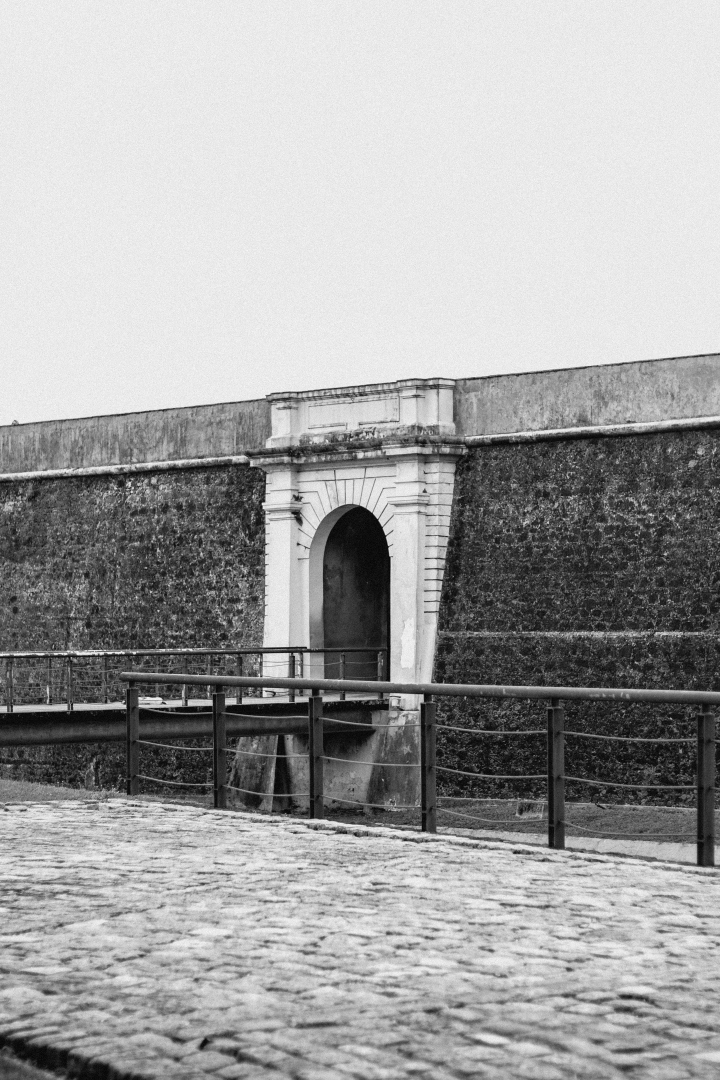
#> input picture social/pt/art/belem-m.jpg, 2160 x 3240 px, given in place of hallway.jpg, which was not available (shown at 1/3 size)
$ python treat.py
#> lines starting #> are read from the running program, lines starting #| are printed output that depends on the picture; after the words box and inside, x2 and y2 are one past the last pixel; in counts of white or black regions, pixels touching at a corner belong together
# Treats Unsplash photos for the PT channel: mono + contrast + grain; cafe cup recoloured to brand green.
import numpy as np, sys
from PIL import Image, ImageFilter
D='/home/user/sandbox/social/pt/art/'
rng=np.random.default_rng(3)
def mono(a,gamma=1.0,lift=0):
    g=(0.3*a[...,0]+0.59*a[...,1]+0.11*a[...,2])/255.
    g=np.clip((g**gamma)*(1-lift)+lift,0,1); return g
def grain(g,s=.05): return np.clip(g+rng.normal(0,s,g.shape),0,1)
def save(g,name,tint=(0,0,0)):
    rgb=np.stack([g,g,g],-1)*255; Image.fromarray(rgb.astype('uint8')).save(D+name,quality=92)
for n,gam in [('hallway',1.25),('tram',1.15),('walker',1.2)]:
    a=np.asarray(Image.open(D+n+'.jpg').convert('RGB')).astype(float)
    save(grain(mono(a,gam),.045),n+'-t.jpg')
#> pass 2 of the loop `for n,gam in [('hallway',1.25),('tram',1.15),('walker',1.2)]:`:
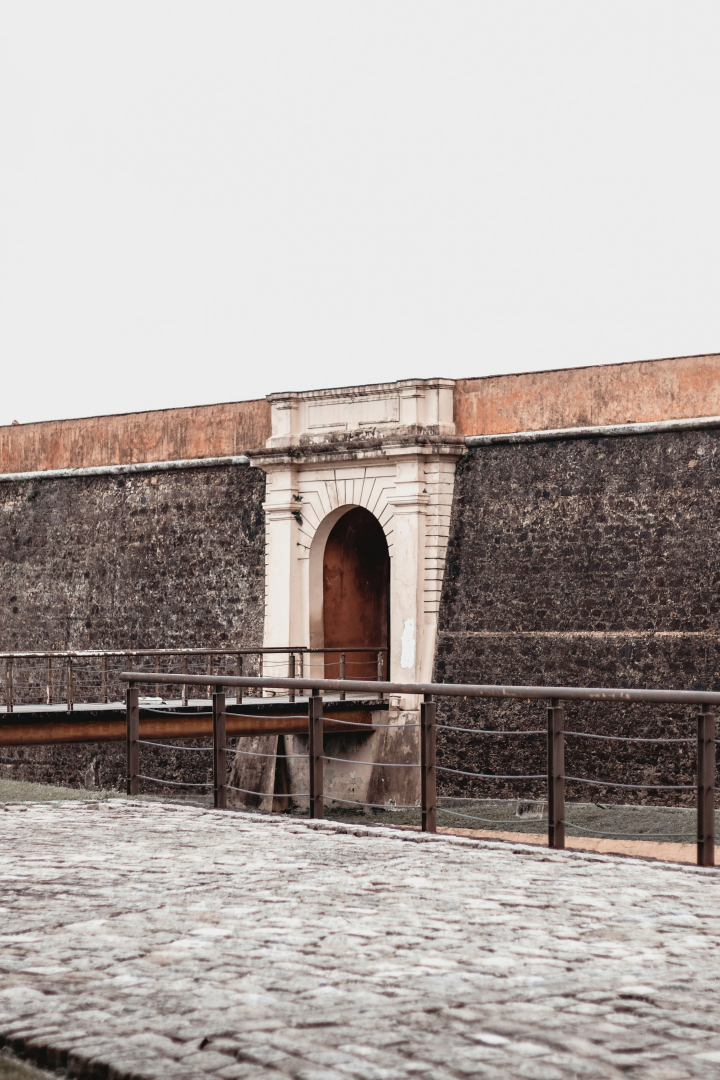
#> input picture social/pt/art/belem.jpg, 2160 x 3240 px, given in place of tram.jpg, which was not available (shown at 1/3 size)
#> in mono (call 2), `g=(0.3*a[...,0]+0.59*a[...,1]+0.11*a[...,2])/255.`:
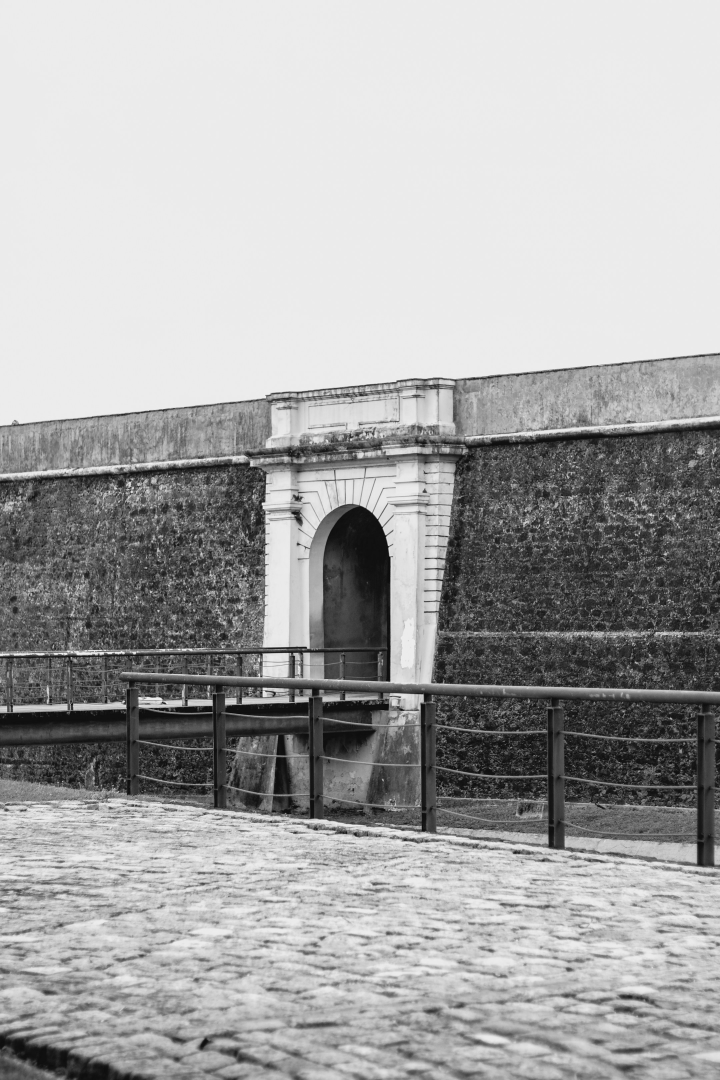
#> g: shape (3240, 2160) float64 (shown at 1/3 size); min 0, max 0.984, mean 0.66
# cafe: mono everywhere, cup (teal hue) -> lime green
im=Image.open(D+'cafe.jpg').convert('RGB'); a=np.asarray(im).astype(float)
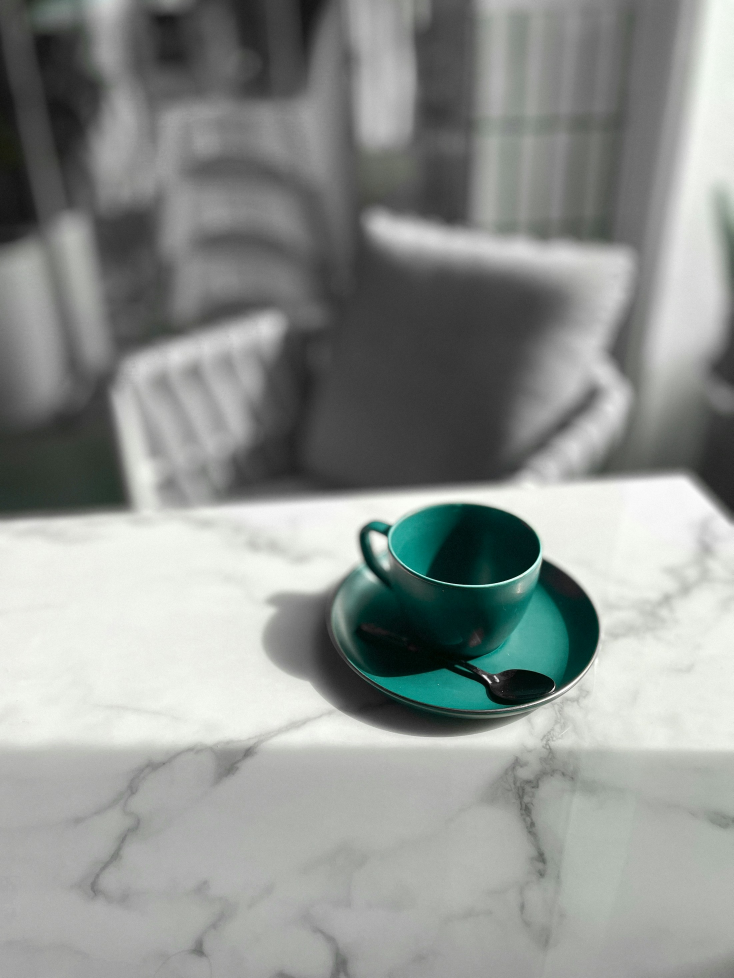
#> input picture social/pt/art/cafe.jpg, 2200 x 2933 px, found by its file name (shown at 1/3 size)
#> further down, im is the input picture: PIL image 2200x2933 RGB; mean R, G, B 142.4, 146.6, 143.6
hsv=np.asarray(im.convert('HSV')).astype(float)
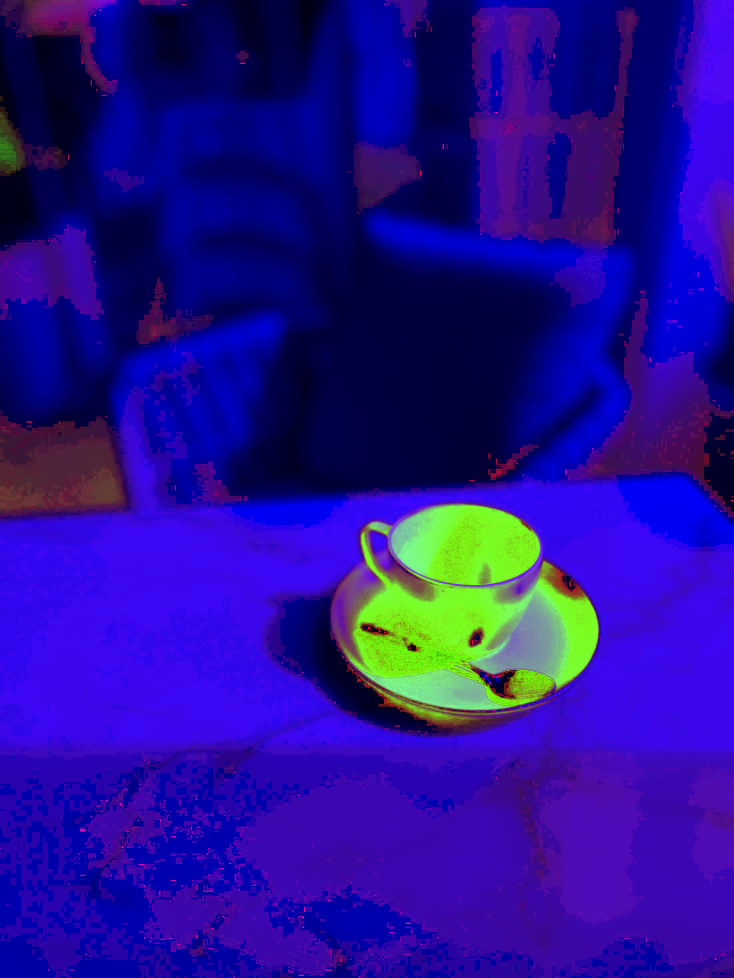
#> hsv: shape (2933, 2200, 3) float64 (shown at 1/3 size); mean R, G, B 36.7, 15.4, 146.6
h,s,v=hsv[...,0]*360/255,hsv[...,1]/255,hsv[...,2]/255
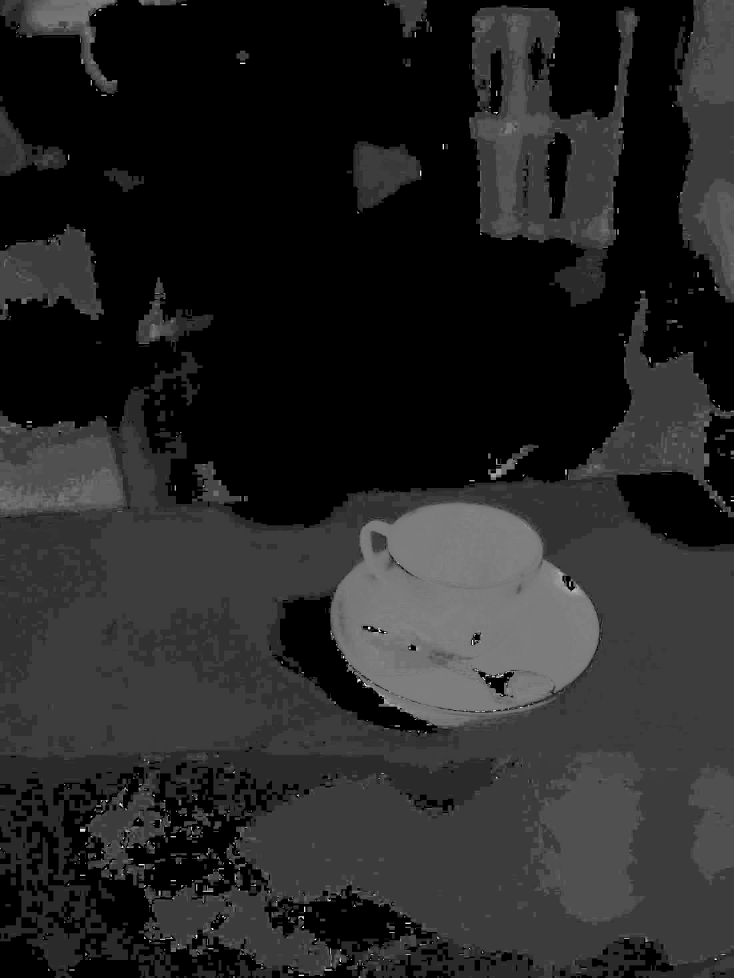
#> h: shape (2933, 2200) float64 (shown at 1/3 size); min 0, max 352.9, mean 51.8; drawn with min black and max white
m=((h>140)&(h<200)&(s>.25)).astype(float)
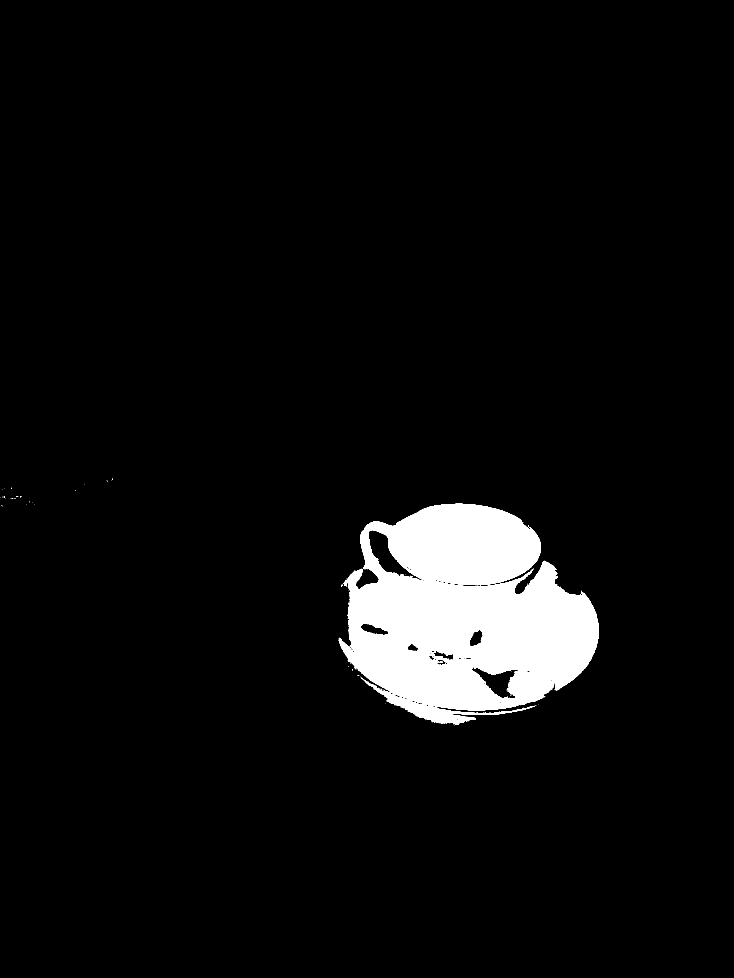
#> m: shape (2933, 2200) float64 (shown at 1/3 size); values 0 (black) and 1 (white), 5.3% white; 73 white regions (71 under 20 px), largest, box (x1, y1, x2, y2) and area: (1016, 1511, 1797, 2175) 344376, (1316, 1984, 1328, 1988) 34
m=np.asarray(Image.fromarray((m*255).astype('uint8')).filter(ImageFilter.GaussianBlur(3))).astype(float)/255
g=grain(mono(a,1.05),.035)
lime=np.array([184,242,106])/255.; green=np.array([126,194,90])/255.
L=np.clip(v*1.15,0,1)[...,None]
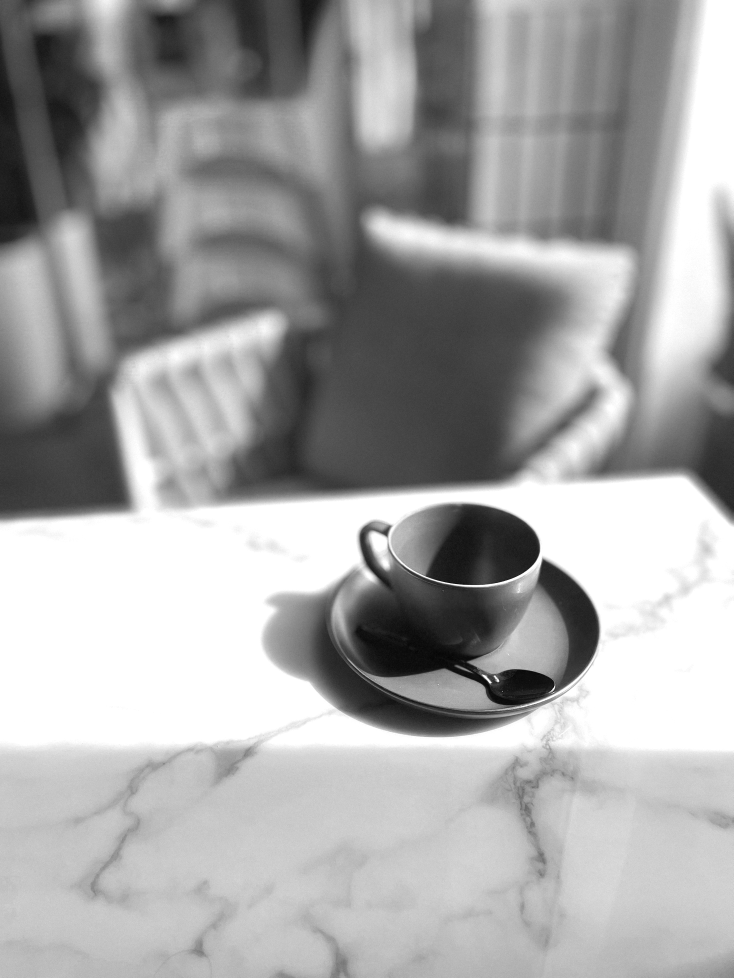
#> L: shape (2933, 2200, 1) float64 (shown at 1/3 size); min 0, max 1, mean 0.648
col=np.where(L>.55, green+(lime-green)*((L-.55)/.45), green*(L/.55))
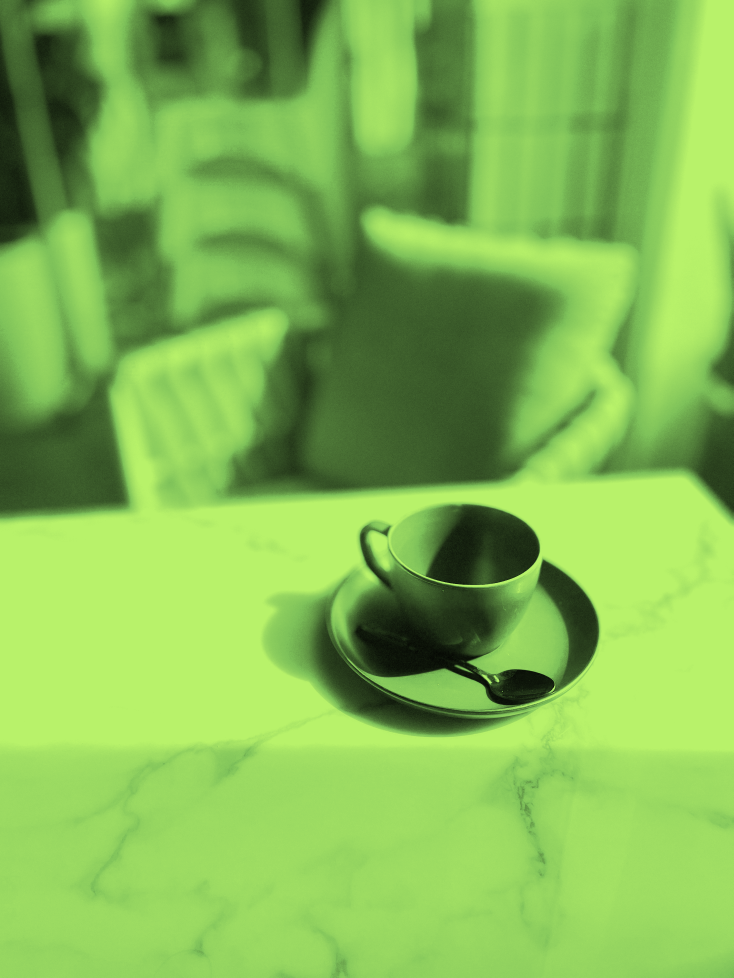
#> col: shape (2933, 2200, 3) float64 (shown at 1/3 size); mean of channels 0, 1, 2 0.514, 0.73, 0.329; drawn as R, G, B
col=np.clip(col*1.0,0,1)
#> (the run stopped early here; a loop or call above may not have finished)
